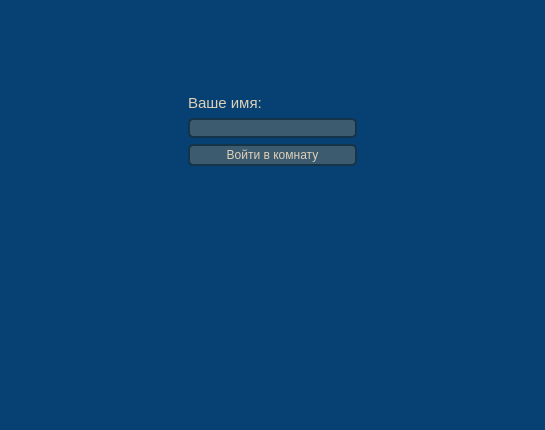
<?xml version="1.0" encoding="UTF-8"?>
<ui version="4.0">
 <class>MainWindow</class>
 <widget class="QMainWindow" name="MainWindow">
  <property name="geometry">
   <rect>
    <x>0</x>
    <y>0</y>
    <width>545</width>
    <height>430</height>
   </rect>
  </property>
  <property name="windowTitle">
   <string>qtroom</string>
  </property>
  <property name="styleSheet">
   <string notr="true">background-color: #074173;</string>
  </property>
  <widget class="QWidget" name="centralwidget">
   <layout class="QVBoxLayout" name="verticalLayout">
    <item>
     <widget class="QStackedWidget" name="stackedWidget">
      <property name="enabled">
       <bool>true</bool>
      </property>
      <property name="font">
       <font>
        <weight>50</weight>
        <italic>false</italic>
        <bold>false</bold>
       </font>
      </property>
      <property name="currentIndex">
       <number>0</number>
      </property>
      <widget class="QWidget" name="homepage">
       <property name="maximumSize">
        <size>
         <width>587</width>
         <height>394</height>
        </size>
       </property>
       <property name="styleSheet">
        <string notr="true">background-color: #074173;</string>
       </property>
       <layout class="QVBoxLayout" name="verticalLayout_2">
        <item>
         <layout class="QGridLayout" name="gridLayout">
          <item row="3" column="1">
           <widget class="QPushButton" name="connect_button">
            <property name="styleSheet">
             <string notr="true">border: 2px solid #153448;
padding: 2px;
border-radius: 5px;
background-color: #3C5B6F;
 color: #DFD0B8;</string>
            </property>
            <property name="text">
             <string>Войти в комнату</string>
            </property>
           </widget>
          </item>
          <item row="6" column="1">
           <spacer name="verticalSpacer_3">
            <property name="orientation">
             <enum>Qt::Vertical</enum>
            </property>
            <property name="sizeHint" stdset="0">
             <size>
              <width>20</width>
              <height>40</height>
             </size>
            </property>
           </spacer>
          </item>
          <item row="1" column="1">
           <widget class="QLabel" name="label">
            <property name="styleSheet">
             <string notr="true">font-size: 15px;
color: #DFD0B8;
</string>
            </property>
            <property name="text">
             <string>Ваше имя:</string>
            </property>
           </widget>
          </item>
          <item row="3" column="2">
           <spacer name="horizontalSpacer_2">
            <property name="orientation">
             <enum>Qt::Horizontal</enum>
            </property>
            <property name="sizeHint" stdset="0">
             <size>
              <width>40</width>
              <height>20</height>
             </size>
            </property>
           </spacer>
          </item>
          <item row="5" column="1">
           <spacer name="verticalSpacer_4">
            <property name="orientation">
             <enum>Qt::Vertical</enum>
            </property>
            <property name="sizeHint" stdset="0">
             <size>
              <width>20</width>
              <height>40</height>
             </size>
            </property>
           </spacer>
          </item>
          <item row="3" column="0">
           <spacer name="horizontalSpacer">
            <property name="orientation">
             <enum>Qt::Horizontal</enum>
            </property>
            <property name="sizeHint" stdset="0">
             <size>
              <width>40</width>
              <height>20</height>
             </size>
            </property>
           </spacer>
          </item>
          <item row="0" column="1">
           <spacer name="verticalSpacer">
            <property name="orientation">
             <enum>Qt::Vertical</enum>
            </property>
            <property name="sizeHint" stdset="0">
             <size>
              <width>20</width>
              <height>40</height>
             </size>
            </property>
           </spacer>
          </item>
          <item row="2" column="1">
           <widget class="QLineEdit" name="username_input">
            <property name="styleSheet">
             <string notr="true">border: 2px solid #153448;
border-radius: 5px;
padding-left: 2px;
background-color: #3C5B6F; color: #DFD0B8;
</string>
            </property>
            <property name="text">
             <string/>
            </property>
           </widget>
          </item>
          <item row="4" column="1">
           <spacer name="verticalSpacer_2">
            <property name="orientation">
             <enum>Qt::Vertical</enum>
            </property>
            <property name="sizeHint" stdset="0">
             <size>
              <width>20</width>
              <height>40</height>
             </size>
            </property>
           </spacer>
          </item>
         </layout>
        </item>
       </layout>
      </widget>
      <widget class="QWidget" name="chatroom">
       <property name="styleSheet">
        <string notr="true">background-color: #074173;</string>
       </property>
       <layout class="QVBoxLayout" name="verticalLayout_3">
        <item>
         <layout class="QGridLayout" name="gridLayout_2">
          <item row="0" column="0">
           <widget class="QTextEdit" name="chat">
            <property name="styleSheet">
             <string notr="true">font-size: 20px;
border: 2px solid #3C5B6F;
border-radius: 5px;
background-color: #3C5B6F; 
color: #DFD0B8;
padding-left: 2px;</string>
            </property>
            <property name="html">
             <string>&lt;!DOCTYPE HTML PUBLIC &quot;-//W3C//DTD HTML 4.0//EN&quot; &quot;http://www.w3.org/TR/REC-html40/strict.dtd&quot;&gt;
&lt;html&gt;&lt;head&gt;&lt;meta name=&quot;qrichtext&quot; content=&quot;1&quot; /&gt;&lt;style type=&quot;text/css&quot;&gt;
p, li { white-space: pre-wrap; }
&lt;/style&gt;&lt;/head&gt;&lt;body style=&quot; font-family:'MS Shell Dlg 2'; font-size:20px; font-weight:400; font-style:normal;&quot;&gt;
&lt;p style=&quot;-qt-paragraph-type:empty; margin-top:0px; margin-bottom:0px; margin-left:0px; margin-right:0px; -qt-block-indent:0; text-indent:0px; font-family:'MS Shell Dlg 2'; font-size:30px;&quot;&gt;&lt;br /&gt;&lt;/p&gt;&lt;/body&gt;&lt;/html&gt;</string>
            </property>
           </widget>
          </item>
          <item row="1" column="0">
           <widget class="QLineEdit" name="message_entry">
            <property name="styleSheet">
             <string notr="true">font-size: 10px;
border: 2px solid #3C5B6F;
border-radius: 5px;
background-color: #3C5B6F; 
color: #DFD0B8;
padding-left: 2px;</string>
            </property>
            <property name="text">
             <string/>
            </property>
           </widget>
          </item>
         </layout>
        </item>
       </layout>
      </widget>
     </widget>
    </item>
   </layout>
  </widget>
 </widget>
 <resources/>
 <connections/>
</ui>
